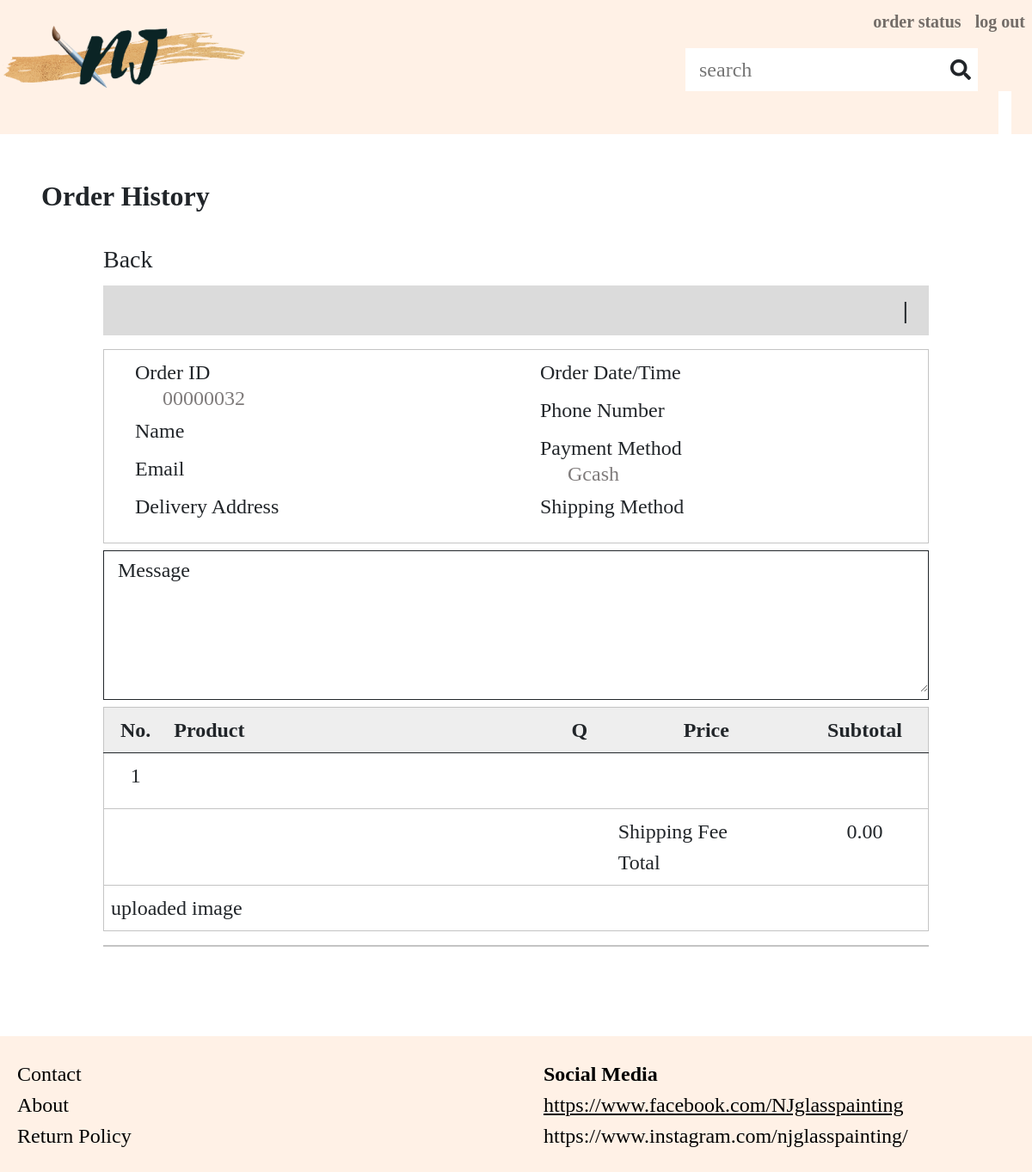
The page /users/user/order-details/account-details.php?id=00000032 (signed in) on the database as committed earlier.
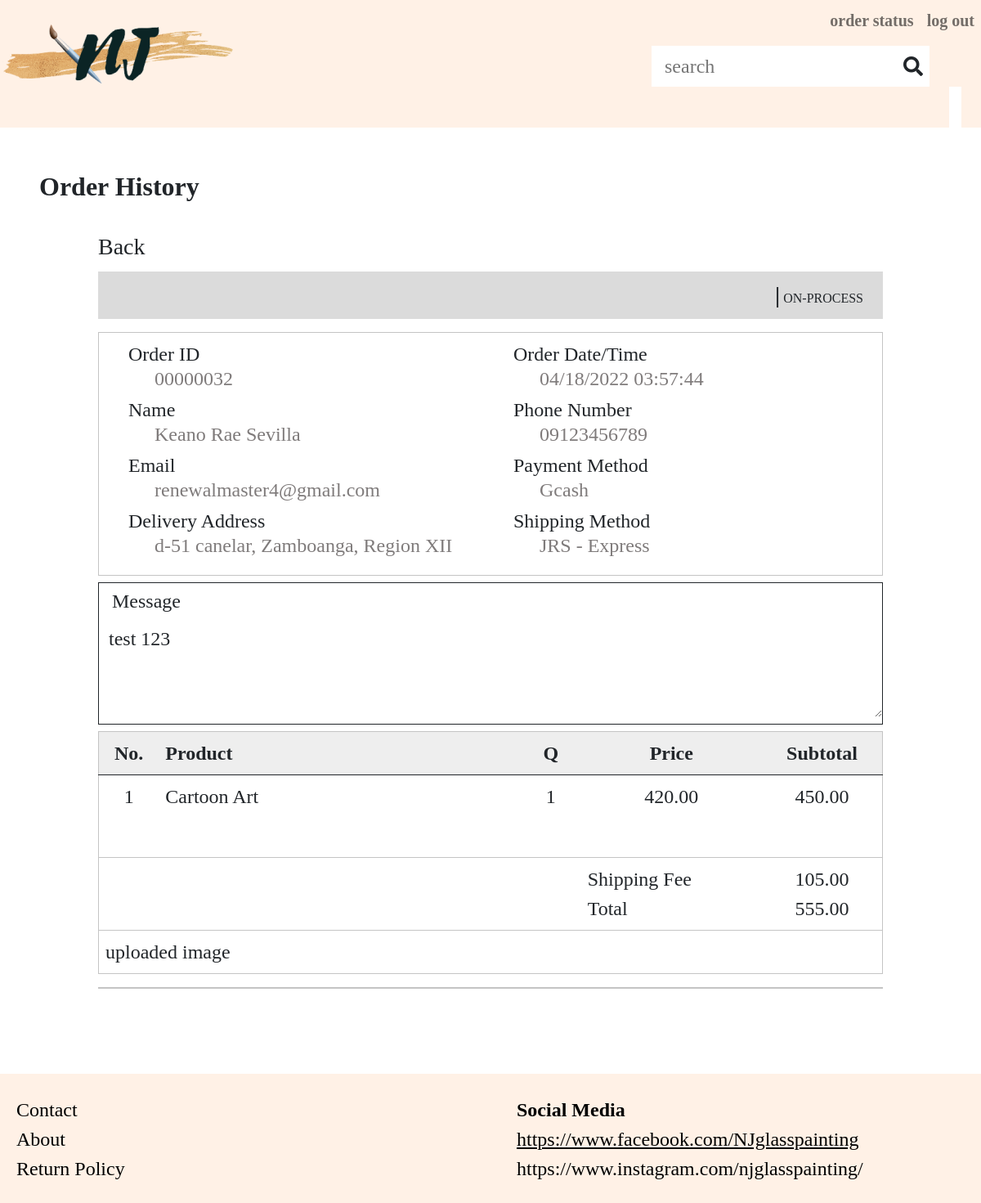
The same page on the database as committed later.
### tables this page shows
CREATE TABLE `orders` (
  `id` mediumint(8) UNSIGNED ZEROFILL NOT NULL,
  `customer_id` mediumint(8) UNSIGNED ZEROFILL NOT NULL,
  `receiver_name` varchar(50) NOT NULL,
  `email` varchar(50) NOT NULL,
  `shipping_address` varchar(50) NOT NULL,
  `shipping_city` varchar(50) NOT NULL,
  `ship_postal_code` varchar(50) NOT NULL,
  `contact_number` varchar(50) NOT NULL,
  `shipping_fee` decimal(7,2) NOT NULL,
  `shipping_method` varchar(50) NOT NULL,
  `message` varchar(255) NOT NULL,
  `order_status` tinyint(11) NOT NULL,
  `order_date` timestamp NOT NULL DEFAULT current_timestamp(),
  `paid_date` timestamp NULL DEFAULT NULL ON UPDATE current_timestamp(),
  `shipped_date` timestamp NULL DEFAULT NULL ON UPDATE current_timestamp()
);

CREATE TABLE `user` (
  `id` mediumint(8) UNSIGNED ZEROFILL NOT NULL,
  `username` varchar(50) NOT NULL,
  `password` varchar(255) NOT NULL,
  `first_name` varchar(50) NOT NULL,
  `last_name` varchar(50) NOT NULL,
  `email` varchar(50) DEFAULT NULL,
  `phone_number` varchar(50) NOT NULL,
  `role` varchar(50) NOT NULL,
  `verify_key` varchar(255) NOT NULL,
  `verify_status` tinyint(1) NOT NULL DEFAULT 0,
  `verified_at` timestamp NULL DEFAULT NULL ON UPDATE current_timestamp(),
  `created_at` timestamp NOT NULL DEFAULT current_timestamp(),
  `modified_at` timestamp NOT NULL DEFAULT current_timestamp() ON UPDATE current_timestamp()
);

CREATE TABLE `product` (
  `id` int(11) NOT NULL,
  `product_name` varchar(50) NOT NULL,
  `product_cover` varchar(50) NOT NULL,
  `product_cover_path` varchar(255) NOT NULL,
  `product_details` varchar(255) NOT NULL,
  `products_rating` varchar(50) NOT NULL,
  `1ch_price` decimal(7,2) NOT NULL,
  `2ch_price` decimal(7,2) NOT NULL,
  `add_char` decimal(7,2) NOT NULL,
  `add_dedication` decimal(7,2) NOT NULL,
  `category` varchar(100) NOT NULL
);

CREATE TABLE `order_details` (
  `id` mediumint(8) UNSIGNED ZEROFILL NOT NULL,
  `order_id` mediumint(8) UNSIGNED ZEROFILL NOT NULL,
  `product_id` int(11) NOT NULL,
  `quantity` int(11) DEFAULT 0,
  `product_price` decimal(7,2) NOT NULL,
  `add_ons` decimal(7,2) NOT NULL DEFAULT 0.00,
  `add_ons_details` varchar(200) NOT NULL,
  `uploaded_image` varchar(255) NOT NULL
);

### users/user/process/account_process.php (called while the page is built, shortened)
<?php
    $database = new Connection();
    $db = $database->open();
    if(isset($_GET['id'])){
        $id = $_GET['id'];
        try{
            $sql = $db->prepare("SELECT o.id, DATE_FORMAT(o.order_date, '%m/%d/%Y %H:%i:%s') as date, o.receiver_name, u.phone_number,
                                u.email, CONCAT(o.shipping_address,', ',o.shipping_city) AS address, o.shipping_fee, o.shipping_method, o.message, p.product_name,
                                od.quantity, od.product_price, ((od.quantity*od.product_price)+od.add_ons) AS subtotal, os.name AS status, pm.receipt_status, pm.uploaded_receipt
                                FROM orders o JOIN user u JOIN product p JOIN order_details od JOIN order_status os JOIN payment pm
                                ON o.customer_id=u.id AND o.id=od.order_id AND p.id=od.product_id AND o.id=od.order_id AND os.id=o.order_status AND pm.order_details_id=od.id
                                WHERE o.id=:id");
                $sql->bindParam(':id', $id);
                $sql->execute();
                if($row=$sql->fetch(PDO::FETCH_ASSOC)){
                    $date = $row['date'];
                    $name = $row['receiver_name'];
                    $num = $row['phone_number'];
                    $email = $row['email'];
                    $addr = $row['address'];
                    $shipping_fee = $row['shipping_fee'];
                    $ship_method = $row['shipping_method'];
                    $message = $row['message'];
                    $productname = $row['product_name'];
                    $quantity = $row['quantity'];
                    $price = $row['product_price'];
                    $subtotal = $row['subtotal'];
                    $status = $row['status'];
                }
        }
        catch(PDOException $e){
            $_SESSION['msg'] = $e->getMessage();
        }
    }
?>

### users/user/order-details/account-details.php (the view, shortened to what the changed rows need)
<?php
    include('../../../include/header.php');
    include('../process/account_process.php');
?>
    <div class="container-fluid p-0">
        <div class="detail-container mx-auto">
            <div class="detail-header text-end py-2">
                <p class="d-inline fw-bold fs-3">|</p>
                <p class="d-inline fs-6 me-4">
                    <?php
                        if($status == "Pending"){
                            echo "PENDING";
                        }
                        elseif($status == "Confirmed"){
                            echo "TO PAY";
                        }
                        elseif($status == "On Process"){
                            echo "ON-PROCESS";
                        }
                        elseif($status == "To ship"){
                            echo "TO SHIP";
                        }
                        elseif($status == "Cancelled"){
                            echo "CANCELLED";
                        }
                        elseif($status == "Completed"){
                            echo "COMPLETED";
                        }
                    ?>
                </p>
            </div>
            <div class="detail-topbox mt-3 mb-2">
                <div class="row mx-2">
                    <div class="col-md-6">
                        <div>
                            <div class="d-flex align-items-center">
                                <p class="mb-0 fs-4 mt-2">Name</p>
                            </div>
                            <p class="my-0 fs-4 ms-5 lh-1" style="color: #7F7B7B;"><?php echo $name; ?></p>
                        </div>
                        <div>
                            <div class="d-flex align-items-center">
                                <p class="mb-0 fs-4 mt-2">Email</p>
                            </div>
                            <p class="mb-0 fs-4 ms-5 lh-1" style="color: #7F7B7B;"><?php echo $email; ?></p>
                        </div>
                        <div>
                            <div class="d-flex align-items-center">
                                <p class="mb-0 fs-4 mt-2">Delivery Address</p>
                            </div>
                            <p class="mb-4 fs-4 ms-5 lh-1" style="color: #7F7B7B;"><?php echo $addr; ?></p>
                        </div>
                    </div>
                    <div class="col-md-6">
                        <div>
                            <div class="d-flex align-items-center">
                                <p class="mb-0 fs-4 mt-2">Order Date/Time</p>
                            </div>
                            <p class="mb-0 fs-4 ms-5 lh-1" style="color: #7F7B7B;"><?php echo $date; ?></p>
                        </div>
                        <div>
                            <div class="d-flex align-items-center">
                                <p class="mb-0 fs-4 mt-2">Phone Number</p>
                            </div>
                            <p class="mb-0 fs-4 ms-5 lh-1" style="color: #7F7B7B;"><?php echo $num; ?></p>
                        </div>
                        <div>
                            <div class="d-flex align-items-center">
                                <p class="mb-0 fs-4 mt-2">Shipping Method</p>
                            </div>
                            <p class="mb-0 fs-4 ms-5 lh-1" style="color: #7F7B7B;"><?php echo $ship_method; ?></p>
                        </div>
                    </div>
                </div>
            </div>
            <div class="my-2 border border-dark">
                <div class="d-flex px-2 py-1 align-items-center">
                    <p class="mb-0 fs-4">Message</p>
                </div>
                <textarea class="form-control border-0 shadow-none rounded-0 mb-2 fs-4" name="message" rows="3" readonly><?php echo $message; ?></textarea>
            </div>
            <div class="detail-botbox">
                <table class="table text-center">
                    <thead>
                        <tr class="fs-4">
                            <th scope="col" class="col-sm-1">No.</th>
                            <th scope="col" class="col-sm-6 text-start">Product</th>
                            <th scope="col" class="col-sm-1">Q</th>
                            <th scope="col" class="col-sm-3">Price</th>
                            <th scope="col" class="col-sm-2">Subtotal</th>
                        </tr>
                    </thead>
                    <tbody>
                        <tr>
                            <td>
                                <p class="mb-0 fs-4">1</p>
                            </td>
                            <td>
                                <p class="mb-0 fs-4 text-start"><?php echo $productname; ?></p>
                            </td>
                            <td>
                                <p class="mb-0 fs-4"><?php echo $quantity; ?></p>
                            </td>
                            <td>
                                <p class="mb-0 fs-4"><?php echo $price; ?></p>
                            </td>
                            <td>
                                <p class="mb-5 fs-4"><?php echo $subtotal; ?></p>
                            </td>
                        </tr>
                        <tr>
                            <td>
                                <div>
                                    <p class="mb-0 fs-4"><?php echo $shipping_fee; ?></p>
                                </div>
                                <div>
                                    <p class="mb-0 fs-4"><?php echo number_format($subtotal+$shipping_fee,2); ?></p>
                                </div>
                            </td>
                        </tr>
                    </tbody>
                </table>
                    </div>
            </div>
        </div>
        <br>
        <br>
        <br>
        <br>
<?php include('../../../include/footer.php'); ?>

Rows that differ between the two databases and show on the page:
added orders: receiver_name "Keano Rae Sevilla", customer.email "renewalmaster4@gmail.com", customer.phone_number "09123456789", shipping_method "JRS - Express", message "test 123", product.product_name "Cartoon Art", order_details.quantity "1", order_details.product_price "420.00", shipping_fee "105.00"
Other text that changed with them:
$addr: (not shown) → "d-51 canelar, Zamboanga, Region XII"
$date: (not shown) → "04/18/2022 03:57:44"
$subtotal: (not shown) → "450.00"
$subtotal+$shipping_fee: "0.00" → "555.00"
text now shown: "ON-PROCESS"
